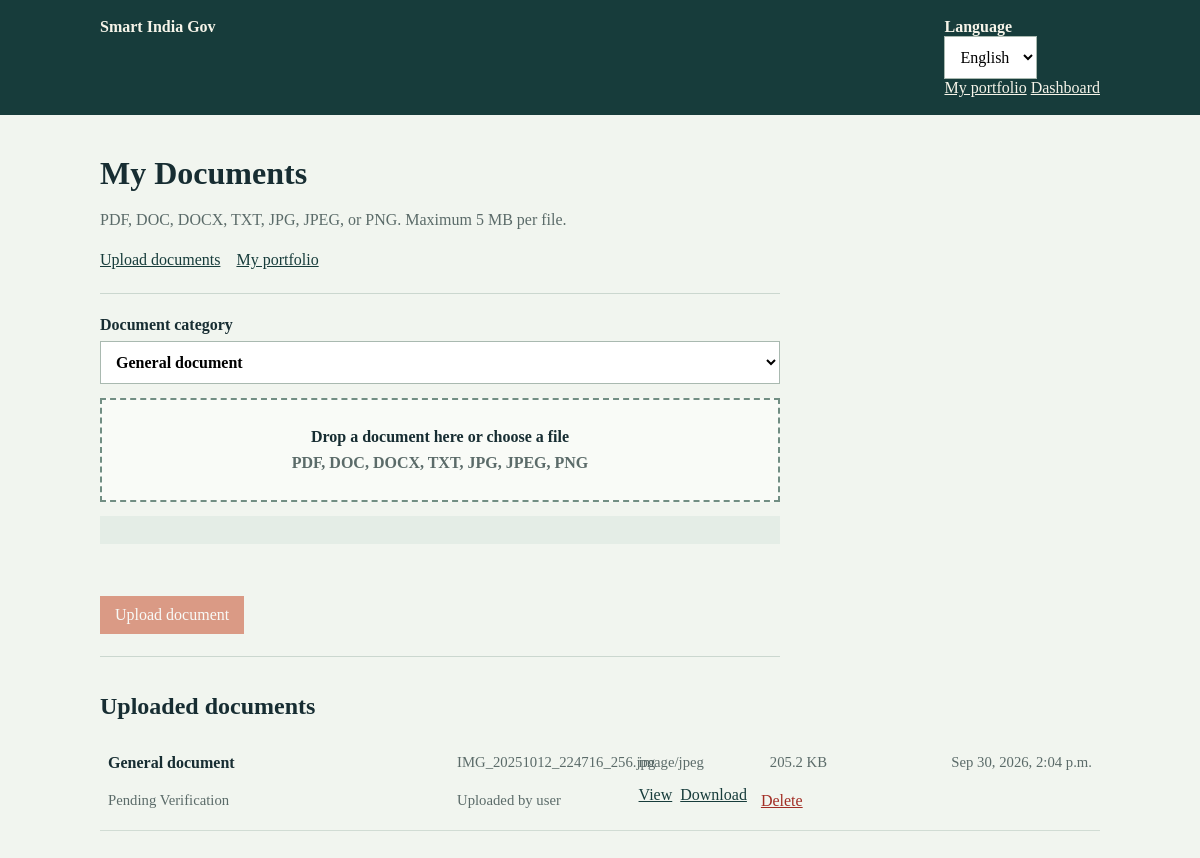
Screenshot of /documents/upload/ (signed in) with the database file from the repository.
### accounts/models.py (models this page shows, shortened)
class User(AbstractUser):
    username = None
    email = models.EmailField(unique=True)
    mobile = models.CharField(max_length=15, unique=True, null=True, blank=True)
    email_verified = models.BooleanField(default=False)
    role = models.CharField(max_length=16, default="USER", choices=ROLE_CHOICES)
    preferred_language = models.CharField(
        max_length=5,
        default="en",
        choices=[("en", _("English")), ("ta", _("Tamil")), ("hi", _("Hindi"))],
    )
    auth_version = models.PositiveIntegerField(default=1)
    USERNAME_FIELD = "email"
    REQUIRED_FIELDS = []
    objects = UserManager()

### documents/models.py (models this page shows, shortened)
class Document(models.Model):
    class StorageBackend(models.TextChoices):
        LOCAL = "LOCAL", "Private local storage"
        FIREBASE = "FIREBASE", "Firebase Storage"
    class Status(models.TextChoices):
        PENDING = "PENDING", _("Pending Verification")
        VERIFIED = "VERIFIED", _("Verified")
        REJECTED = "REJECTED", _("Rejected")
        EXPIRED = "EXPIRED", _("Expired")
        REUPLOAD = "REUPLOAD", _("Requires Re-upload")
    class VerificationSource(models.TextChoices):
        USER_UPLOAD = "USER_UPLOAD", _("Uploaded by user")
        ADMIN_REVIEW = "ADMIN_REVIEW", _("Verified by admin")
        OFFICIAL_API = "OFFICIAL_API", _("Verified through authorized API")
    owner = models.ForeignKey(settings.AUTH_USER_MODEL, on_delete=models.CASCADE, related_name="documents")
    doc_type = models.ForeignKey(DocumentType, on_delete=models.PROTECT)
    file = models.FileField(storage=private_storage, upload_to=random_path, blank=True)
    original_filename = models.CharField(max_length=255, blank=True)
    file_type = models.CharField(max_length=100, blank=True)
    file_size = models.PositiveBigIntegerField(default=0)
    storage_backend = models.CharField(max_length=10, choices=StorageBackend.choices, default=StorageBackend.LOCAL)
    storage_key = models.CharField(max_length=500, blank=True)
    file_url = models.CharField(max_length=500, blank=True)
    replaces = models.ForeignKey(
        "self",
        on_delete=models.SET_NULL,
        null=True,
        blank=True,
        related_name="replacement_documents",
    )
    status = models.CharField(max_length=10, choices=Status.choices, default=Status.PENDING, db_index=True)
    verification_source = models.CharField(
        max_length=20,
        choices=VerificationSource.choices,
        default=VerificationSource.USER_UPLOAD,
    )
    rejection_reason = models.TextField(blank=True)
    expiry_date = models.DateField(null=True, blank=True)
    uploaded_at = models.DateTimeField(auto_now_add=True)

class DocumentType(models.Model):
    name = models.CharField(max_length=80, unique=True)
    validity_months = models.PositiveIntegerField(null=True, blank=True)
    @property
    def display_name(self):
        return gettext(self.name)

### documents/views.py (the view, shortened to what this page needs)
# urls.py: path("upload/", upload_document, name="document-upload"),
@login_required
@require_http_methods(["GET", "POST"])
def upload_document(request):
    return render(request, "documents/upload.html", _upload_context(request))

### documents/views.py (called while the page is built)
def _ordered_document_types():
    document_types = list(DocumentType.objects.all())
    order = {name: position for position, name in enumerate(PORTFOLIO_CATEGORY_ORDER)}
    document_types.sort(key=lambda doc_type: (order.get(doc_type.name, len(order)), doc_type.name.lower()))
    return document_types

### templates/documents/upload.html (shortened to what this page needs)
{% load i18n %}
<!DOCTYPE html>
<html lang="{{ request.LANGUAGE_CODE }}">
<head>
</head>
<body>
<header><strong>Smart India Gov</strong><nav>{% include "includes/language_selector.html" %} <a href="{% url 'document-portfolio' %}">{% translate "My portfolio" %}</a> <a href="{% url 'dashboard' %}">{% translate "Dashboard" %}</a></nav></header>
<main>
    <h1>{% translate "My Documents" %}</h1>
    <p class="muted">{% translate "PDF, DOC, DOCX, TXT, JPG, JPEG, or PNG. Maximum 5 MB per file." %}</p>
    <nav class="top-links" aria-label="{% translate 'Document pages' %}"><a href="{% url 'document-upload' %}">{% translate "Upload documents" %}</a><a href="{% url 'document-portfolio' %}">{% translate "My portfolio" %}</a></nav>
    <form id="upload-form" class="upload-form" method="post" enctype="multipart/form-data">
        <label>{% translate "Document category" %}
            <select name="doc_type"><option value="">{% translate "General document" %}</option>{% for kind in document_types %}<option value="{{ kind.pk }}">{{ kind.display_name }}</option>{% endfor %}</select>
        </label>
        <label id="drop-zone" class="drop-zone" for="file-input" tabindex="0">
            <strong>{% translate "Drop a document here or choose a file" %}</strong>
            <span class="muted">PDF, DOC, DOCX, TXT, JPG, JPEG, PNG</span>
        </label>
        <div id="selected-file" class="selected" hidden>
        </div>
        <div id="feedback" class="feedback" role="status" aria-live="polite"></div>
        <div class="actions">
            <button id="upload-button" type="submit" disabled>{% translate "Upload document" %}</button>
        </div>
    </form>
    <h2>{% translate "Uploaded documents" %}</h2>
    <div id="document-list" class="document-list" data-delete-template="{% url 'document-delete' 0 %}">
        {% for document in documents %}
        <article class="document" data-document-id="{{ document.pk }}">
            <span class="file-name">{{ document.doc_type.display_name }}</span>
            <span class="file-meta">{{ document.original_filename|default:document.file.name }}</span>
            <span class="file-meta">{{ document.file_type|default:document.doc_type.display_name }}</span>
            <span class="file-meta">{{ document.file_size|filesizeformat }}</span>
            <span class="file-meta">{{ document.uploaded_at|date:'M j, Y, P' }}</span>
            <span class="file-meta">{{ document.get_status_display }}</span>
            <span class="file-meta">{{ document.get_verification_source_display }}</span>
            <span class="row-actions">
                <a href="{% url 'doc-download' document.pk %}?view=1" target="_blank" rel="noopener">{% translate "View" %}</a>
                <a href="{% url 'doc-download' document.pk %}">{% translate "Download" %}</a>
                <form method="post" action="{% url 'document-delete' document.pk %}" class="delete-form">
                    {% csrf_token %}<button type="submit">{% translate "Delete" %}</button>
                </form>
            </span>
        </article>
        {% empty %}<p id="empty-list" class="muted">{% translate "No documents uploaded yet." %}</p>{% endfor %}
    </div>
</main>
</body>
</html>

### templates/includes/language_selector.html (shortened to what this page needs)
{% load i18n %}
<form method="post" action="{% url 'set-language' %}" class="language-selector">
    <label class="visually-hidden" for="language-choice">{% translate "Language" %}</label>
    <select id="language-choice" name="language" aria-label="{% translate 'Language' %}" onchange="this.form.submit()">
        <option value="en" {% if request.LANGUAGE_CODE == 'en' %}selected{% endif %}>English</option>
    </select>
</form>

### templates/documents/upload.html (style rules this page uses)
:root { color-scheme: light; font-family: Georgia, 'Times New Roman', serif; color: #172d32; background: #f1f5ef; }
* { box-sizing: border-box; }
body { margin: 0; }
header { background: #173c3b; color: #f6f4e9; padding: 18px max(24px, calc((100vw - 1000px)/2)); display: flex; justify-content: space-between; }
header a { color: inherit; }
main { width: min(1000px, calc(100% - 32px)); margin: 40px auto; }
h1 { font-size: 2rem; margin: 0 0 8px; }
h2 { margin-top: 36px; }
p { line-height: 1.55; }
.muted { color: #5b6b69; }
.upload-form { margin: 24px 0 36px; padding: 22px 0; border-block: 1px solid #cbd7cf; display: grid; gap: 14px; max-width: 680px; }
label { display: grid; gap: 7px; font-weight: 700; }
select { font: inherit; padding: 11px; border: 1px solid #a9b9b0; background: white; }
.drop-zone { display: grid; justify-items: center; gap: 8px; padding: 28px 16px; border: 2px dashed #718e83; background: #f9fbf7; cursor: pointer; text-align: center; transition: background .2s ease, border-color .2s ease, transform .2s ease; }
.actions { display: flex; align-items: center; flex-wrap: wrap; gap: 10px; }
button, .button { border: 0; padding: 10px 15px; background: #c8512f; color: white; font: inherit; cursor: pointer; text-decoration: none; }
button:disabled { opacity: .55; cursor: wait; }
.selected { display: grid; gap: 4px; padding: 12px; background: #e4ede6; overflow-wrap: anywhere; }
.feedback { min-height: 1.5em; }
.document-list { display: grid; }
.document { display: grid; grid-template-columns: minmax(160px, 2fr) minmax(100px, 1fr) minmax(80px, .7fr) minmax(115px, 1fr) auto; gap: 14px; align-items: center; padding: 14px 8px; border-bottom: 1px solid #d1dcd4; animation: arrive .35s ease both; }
.file-name { font-weight: 700; overflow-wrap: anywhere; }
.file-meta { color: #5b6b69; font-size: .92rem; }
.row-actions { display: flex; gap: 8px; }
.row-actions a { color: #173c3b; }
.row-actions form { margin: 0; }
.row-actions button { background: transparent; color: #a22d24; padding: 6px; text-decoration: underline; }
.top-links { display: flex; gap: 16px; margin: 18px 0; }
.top-links a { color: #173c3b; }

### rows the page displays
User: language "English"
Document: doc_type.display_name "General document", original_filename "IMG_20251012_224716_256.jpg", file_type "image/jpeg", file_size|filesizeformat "205.2 KB", uploaded_at "Sep 30, 2026, 2:04 p.m.", status "Pending Verification", verification_source "Uploaded by user"
